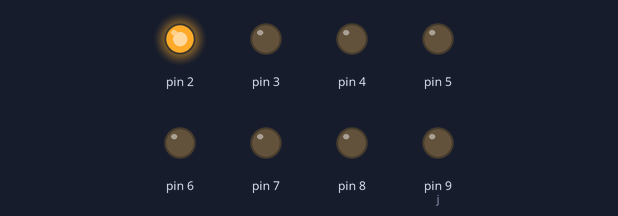
The sketch below on a simulated Arduino Uno, built with avr-gcc and run on an emulated ATmega328P. Shown: output pins drawn as LEDs (lit = HIGH).

Above: at 0.05 s.
At 0.65 s:
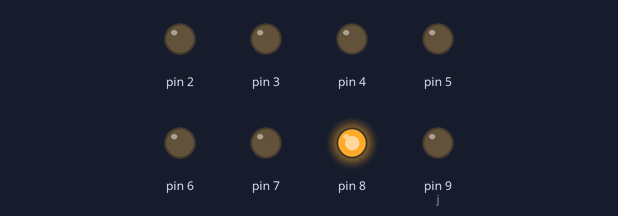
At 1.25 s:
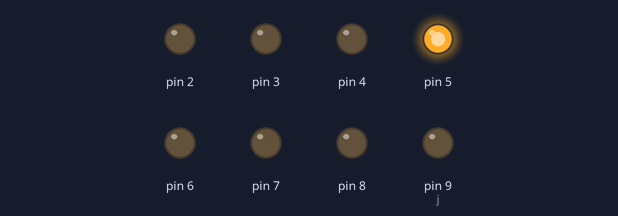
At 2.4 s:
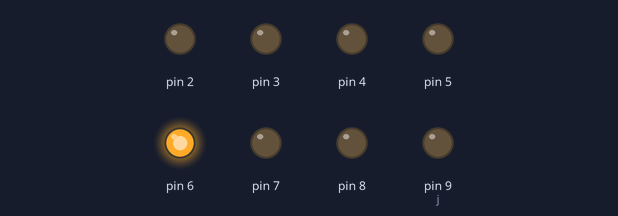
At 4.65 s:
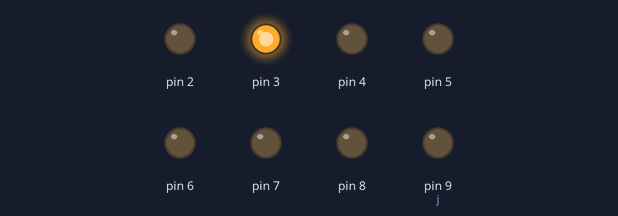
At 7.2 s:
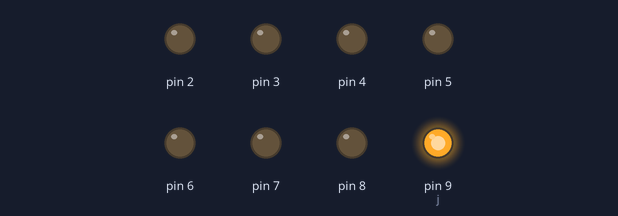
Timing chart, 0 to 7.5 s (numbered marks = the images above):
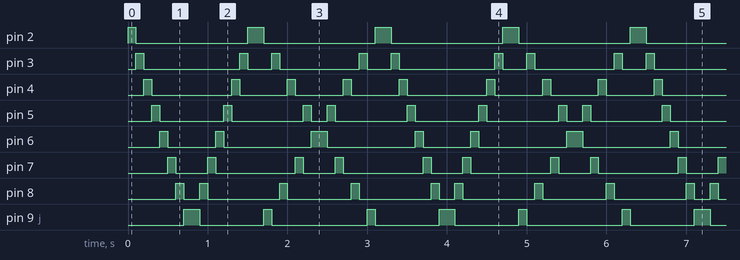

The sketch:

sketch_apr15a.ino
```cpp
#include <Arduino.h>
void setup();
void loop();
void setup() {

  pinMode(2,OUTPUT);
  pinMode(3,OUTPUT);
   pinMode(4,OUTPUT);
  pinMode(5,OUTPUT);
   pinMode(6,OUTPUT);
  pinMode(7,OUTPUT);
   pinMode(8,OUTPUT);
  pinMode(9,OUTPUT);

}
void leftToRight(){
  for(int i=2;i<=9;i++){
      digitalWrite(i,HIGH); // BẬT BÓNG ĐÈN
      delay(100); // dưng tt
      digitalWrite(i,LOW);
  }
}
void RightToLeft(){
     for(int i=9;i>=2;i--){
      digitalWrite(i,HIGH); // BẬT BÓNG ĐÈN
      delay(100); // dưng tt
      digitalWrite(i,LOW);
  }
}
void LeftRightToMid(){
  int j=9;
  for(int i=2;i<=9;i++){
     digitalWrite(i,HIGH); // BẬT BÓNG ĐÈN
     delay(100); // dưng tt
     digitalWrite(i,LOW);
     digitalWrite(j,HIGH); // BẬT BÓNG ĐÈN
     delay(100); // dưng tt
     digitalWrite(j--,LOW);
     if(j==0) j=9;
  }
}
void loop() {
  leftToRight();
  RightToLeft();
  LeftRightToMid();
}
```

Measured:
- by itself, pin 2: repeats every 1.6 s: LOW 1.4 s, HIGH 0.20 s
- by itself, pin 3: repeats every 3.2 s: LOW 1.2 s, HIGH 0.10 s, LOW 0.30 s, HIGH 0.10 s, LOW 1.0 s, HIGH 0.10 s, LOW 0.30 s, HIGH 0.10 s
- by itself, pin 4: repeats every 3.2 s: LOW 1.0 s, 3 × (HIGH 0.10 s, LOW 0.60 s), HIGH 0.10 s
- by itself, pin 5: repeats every 3.2 s: LOW 0.80 s, HIGH 0.10 s, LOW 0.90 s, HIGH 0.10 s, LOW 0.20 s, HIGH 0.10 s, LOW 0.90 s, HIGH 0.10 s
- by itself, pin 6: repeats every 3.2 s: LOW 0.60 s, HIGH 0.10 s, LOW 1.1 s, HIGH 0.20 s, LOW 1.1 s, HIGH 0.10 s
- by itself, pin 7: repeats every 1.6 s: LOW 0.40 s, HIGH 0.10 s, LOW 1.0 s, HIGH 0.10 s
- by itself, pin 8: repeats every 3.2 s: LOW 0.20 s, HIGH 0.10 s, LOW 0.90 s, HIGH 0.10 s, LOW 0.80 s, HIGH 0.10 s, LOW 0.90 s, HIGH 0.10 s
- by itself, pin 9 (j): repeats every 3.2 s: LOW 0.80 s, HIGH 0.10 s, LOW 1.2 s, HIGH 0.10 s, LOW 0.80 s, HIGH 0.20 s
